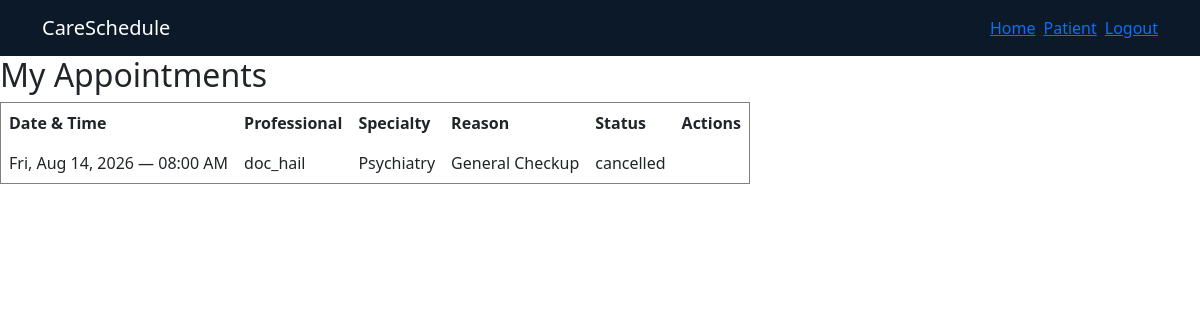
The page /appointments (signed in) on the database its author committed.
### bp_app/models.py (models this page shows, shortened)
class Appointment(db.Model):
    __tablename__ = "appointment"
    id = db.Column(db.Integer, primary_key = True)
    reason = db.Column(db.Text, nullable = False)
    status = db.Column(db.Enum(AppointmentStatus), nullable= False, default = AppointmentStatus.CONFIRMED)
    scheduled_at = db.Column(db.DateTime, nullable=False)
    patient_id = db.Column(db.Integer, db.ForeignKey("patient.id"), nullable = False)
    patient = db.relationship("Patient", back_populates="appointments")
    availability_id = db.Column(
        db.Integer,
        db.ForeignKey("availability.id"),
        nullable=True,
        unique=True  # one slot can be booked once
    )
    availability = db.relationship(
        "Availability",
        back_populates="appointment"
    )

class Professional(UserMixin, db.Model):
    __tablename__ = "professional"
    id = db.Column(db.Integer, primary_key = True)
    email = db.Column(db.String(255), nullable = False, unique = True)
    username = db.Column(db.String(255), nullable = False, unique= True)
    password_hash = db.Column(db.String(255), nullable = False)
    firstname = db.Column(db.String(150), nullable = True)
    lastname = db.Column(db.String(150), nullable = True)
    specialty = db.Column(db.String(150), nullable = True)
    biography = db.Column(db.Text)
    availabilities = db.relationship(
        "Availability",
        back_populates = "professional"
    )

### bp_app/patient_routes.py (the view)
@patients.route("/appointments")
@login_required
def my_appointments():
    appointments = (Appointment.query
                    .filter_by(patient_id=current_user.id)
                    .order_by(Appointment.scheduled_at)
                    .all())
    return render_template("patients/my_appointments.html", appointments=appointments)

### bp_app/app.py (called while the page is built)
@login_manager.user_loader
def load_user(user_id):
    try:
        user_type, record_id = user_id.split(":", 1)
        model = {"Patient": Patient, "Professional": Professional}.get(user_type)
        return db.session.get(model, int(record_id)) if model else None
    except (AttributeError, TypeError, ValueError):
        return None

### bp_app/templates/patients/my_appointments.html (shortened to what this page needs)
{% extends "base.html" %}
{% block content %}
    <h2>My Appointments</h2>
    {% if appointments %}
        <table border="1" cellpadding="8">
            <thead>
            <tr>
                <th>Date & Time</th>
                <th>Professional</th>
                <th>Specialty</th>
                <th>Reason</th>
                <th>Status</th>
                <th>Actions</th>
            </tr>
            </thead>
            <tbody>
            {% for appointment in appointments %}
                <tr>
                    <td>{{ appointment.scheduled_at.strftime('%a, %b %d, %Y — %I:%M %p') }}</td>
                    <td>{{ appointment.availability.professional.username if appointment.availability else '—' }}</td>
                    <td>{{ appointment.availability.professional.specialty if appointment.availability else '—' }}</td>
                    <td>{{ appointment.reason }}</td>
                    <td>{{ appointment.status.value }}</td>
                    <td>
                    </td>
                </tr>
            {% endfor %}
            </tbody>
        </table>
    {% else %}
        <p>You have no appointments yet.
            <a href="{{ url_for('patients.book') }}">Book one now</a>.
        </p>
    {% endif %}
{% endblock %}

### bp_app/static/css/base.css (style rules this page uses)
:root { --app-teal: #1b7a96; --app-navy: #0C1929; --app-offwhite: #f7fafb; --app-success: #1e8a5f; --app-error: #c0201a; --app-bg: #eaf1f3; --app-border: #d3e0e4; --app-muted: #5c6b73; --app-teal-light: #4fa8c4; --app-muted-dark: #b9c5cc; }

### rows shown on the page
Appointment: scheduled_at "Fri, Aug 14, 2026 — 08:00 AM", availability.professional "doc_hail", availability.professional "Psychiatry", reason "General Checkup", status.value "cancelled"
